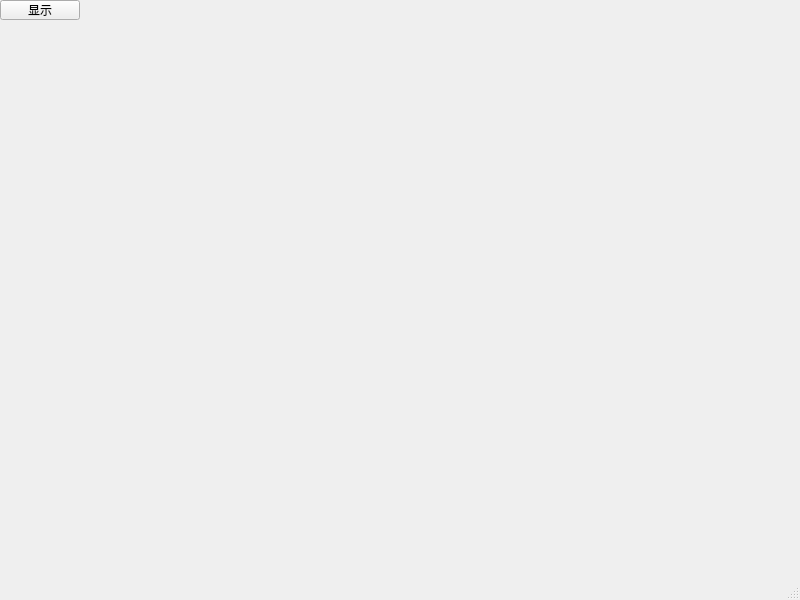
<?xml version="1.0" encoding="UTF-8"?>
<ui version="4.0">
 <class>MainWindow</class>
 <widget class="QMainWindow" name="MainWindow">
  <property name="geometry">
   <rect>
    <x>0</x>
    <y>0</y>
    <width>800</width>
    <height>600</height>
   </rect>
  </property>
  <property name="windowTitle">
   <string>MainWindow</string>
  </property>
  <widget class="QWidget" name="centralwidget">
   <widget class="QPushButton" name="playButton">
    <property name="geometry">
     <rect>
      <x>0</x>
      <y>0</y>
      <width>80</width>
      <height>20</height>
     </rect>
    </property>
    <property name="text">
     <string>显示</string>
    </property>
   </widget>
  </widget>
  <widget class="QMenuBar" name="menubar">
   <property name="geometry">
    <rect>
     <x>0</x>
     <y>0</y>
     <width>800</width>
     <height>21</height>
    </rect>
   </property>
  </widget>
  <widget class="QStatusBar" name="statusbar"/>
 </widget>
 <resources/>
 <connections/>
</ui>
